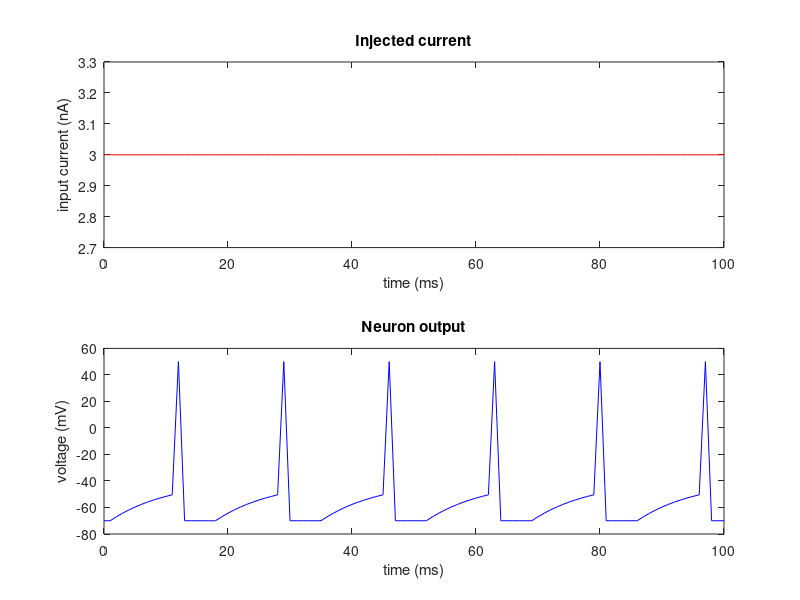

MATLAB code to generate this figure:
%%% Base code for an INF neuron model.  Starting place for HW assignment in ECE/BME 6790.
%%% Questions: crozell@gatech.edu

%%% Initialize %%%

C = 1;   % membrane capacitance in nF
R = 10;  % total membrane resistance in MOhms
Vth = -50;  % spiking threshold in mV
Vsp = 50; % spike height in mV
El = -70;  %equilibrium potential in mV
Vre = El;  % reset potential in mV

% all times are in ms
Ttot = 100;						% length of simulation
DT = 1;                         % integration time step
t=(0:DT:Ttot)';                 % time vector
v = zeros(length(t),1);         % voltage trace
v(1) = El;
tref = 5;
tcounter = tref;
% example current injection stimulus with constant value of 3 nA over the whole simulation
% sampling rate is DT (in ms)
Iin = 3*ones(1,length(t));

%%% Simulate cell %%%

for count=2:length(t);                 
    
    if tcounter <= tref                  % reset voltage if spike just occurred 
        v(count) = Vre;                    % after spike, cell will spend one sample at reset voltage before integration continues 
        tcounter = tcounter + 1;
    else                                
        dvdt = ((El-v(count-1))/R + Iin(count))/C;    % otherwise, evaluate ode using first order Euler method
        v(count) = v(count-1) + dvdt*DT;        
    end
    
    if(v(count) >= Vth)                    % check for threshold
        v(count) = Vsp;                    % if necessary, generate a spike
        tcounter = 0;
    end
    
end   

%%% Plot results %%%
subplot(211);                     
plot(t,Iin,'r-');
xlabel('time (ms)');
ylabel('input current (nA)');
title('Injected current');

subplot(212);
plot(t,v,'b-');
xlabel('time (ms)');
ylabel('voltage (mV)');
title('Neuron output');

